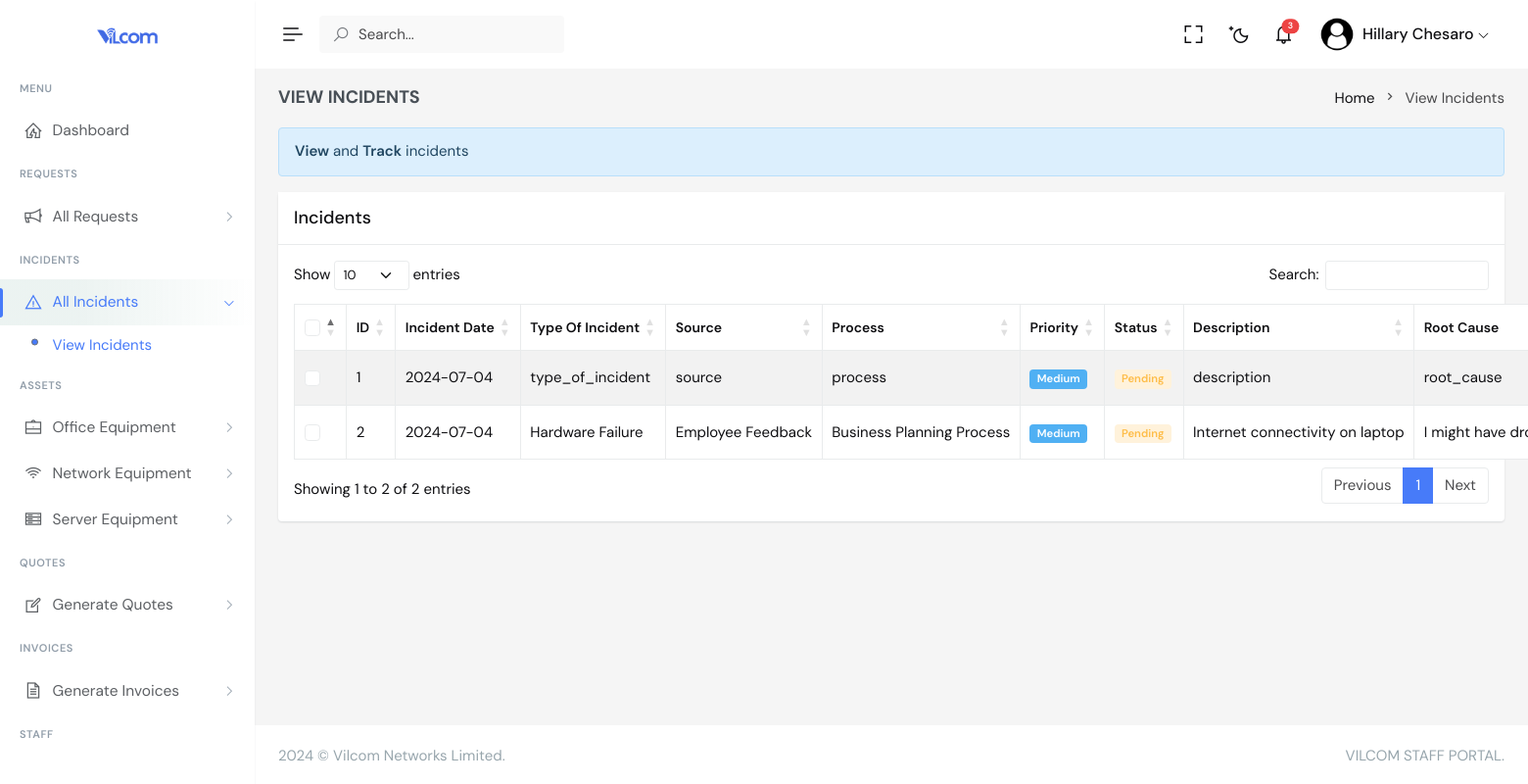
/management/view_incident.php (signed in), run on the app's committed database.
### tables this page shows
CREATE TABLE IF NOT EXISTS `equipment_incident` (
  `equipment_incident_id` int NOT NULL AUTO_INCREMENT,
  `incident_date` date DEFAULT NULL,
  `type_of_incident` varchar(50) DEFAULT NULL,
  `source` varchar(50) DEFAULT NULL,
  `process` varchar(50) DEFAULT NULL,
  `priority` varchar(50) DEFAULT NULL,
  `status` varchar(50) DEFAULT NULL,
  `description` text,
  `root_cause` text,
  `action_plan` text,
  `date_action_completed` date DEFAULT NULL,
  `equipment_id` int NOT NULL,
  `updated_at` timestamp NULL DEFAULT CURRENT_TIMESTAMP,
  PRIMARY KEY (`equipment_incident_id`),
  KEY `equipment_has_equipment_incident` (`equipment_id`)
);

### api/MySql.php (called while the page is built, shortened)
<?php
class MySql {
    protected $host = DB_HOST;
    protected $user = DB_USER;
    protected $pass = DB_PASSWORD;
    protected $dbName = DB_NAME;
    protected $sql;
    protected $converterUtf8 = true;
    protected $uppercase = false;
    protected $connection;
    private function connect(): bool {
        try {
            $this->connection = new PDO("mysql:host={$this->host};dbname={$this->dbName}", $this->user, $this->pass);
            return true;
        } catch (PDOException $e) {
            echo "Error: " . $e->getMessage() . "<br/>";
            die();
        }
    }
    public function setSqlScript(string $sql, bool $complementation = false): void {
        $patterns = [
            "/''/", "/' '/", "/\" \"/", "/\"\"/",
            "/\"null\"/", "/\"NULL\"/", "/'null'/", "/'NULL'/",
            "/,[ \t\n\r\f\v]*,/", "/,,/", "/, ,/", "/=[ \t\n\r\f\v]*,/"
        ];
        $sql = preg_replace($patterns, "null", $sql);
        if ($complementation) {
            $this->sql .= $sql . "; \n";
        } else {
            $this->sql = $sql;
        }
    }
    public function select(string $sql): array {
        $pdo = $this->connection;
        $db = $pdo->prepare($this->sql);
        $result = $db->execute();
        if ($result) {
            $data = $db->fetchAll(PDO::FETCH_ASSOC);
            $return = [];
            foreach ($data as $key => $reg) {
                foreach ($reg as $campo => $val) {
                    $val = $this->converterUtf8 ? mb_convert_encoding($val, 'UTF-8', 'UTF-8') : $val;
                    $return[$key][$campo] = $this->uppercase ? strtoupper($val) : $val;
                }
            }
            return $return;
        } else {
            $this->error = $db->errorInfo();
            $this->error['sql'] = $this->sql;
            die($this->getErros());
        }
    }
}
?>

### management/view_incident.php (the view, shortened to what this page needs)
<?php
 include "header.php";
 $selectQuery="SELECT * from equipment_incident as I, office_equipment as E WHERE I.equipment_id=E.equipment_id";
 $dbSelect=$db->select($selectQuery);
?>
        <div class="main-content">
            <div class="page-content">
                <div class="container-fluid">
                    <div class="row">
                        <div class="col-12">
                            <div class="page-title-box d-sm-flex align-items-center justify-content-between">
                                <h4 class="mb-sm-0">VIEW INCIDENTS</h4>
                                <div class="page-title-right">
                                    <ol class="breadcrumb m-0">
                                        <li class="breadcrumb-item"><a href="javascript: void(0);">Home</a></li>
                                        <li class="breadcrumb-item active">View Incidents</li>
                                    </ol>
                                </div>
                            </div>
                        </div>
                    </div>
                    <div class="alert alert-info" role="alert">
                        <strong>View</strong> and <b>Track</b> incidents
                    </div>
                    <div class="row">
                        <div class="col-lg-12">
                            <div class="card">
                                <div class="card-header">
                                    <h5 class="card-title mb-0"> Incidents</h5>
                                </div>
                                <div class="card-body">
                                    <table id="example" class="table table-bordered dt-responsive nowrap table-striped align-middle" style="width:100%">
                                        <thead>
                                            <tr>
                                                <th scope="col" style="width: 10px;">
                                                    <div class="form-check">
                                                        <input class="form-check-input fs-15" type="checkbox" id="checkAll" value="option">
                                                    </div>
                                                </th>
                                                <th data-ordering="false">ID</th>
                                                <th data-ordering="false">Incident Date</th>
                                                <th data-ordering="false">Type Of Incident</th>
                                                <th data-ordering="false">Source</th>
                                                <th data-ordering="false">Process</th>
                                                <th>Priority</th>
                                                <th>Status</th>
                                                <th>Description</th>
                                                <th>Root Cause</th>
                                            </tr>
                                        </thead>
                                        <tbody>
                                            <?php
                                            if(count($dbSelect)){
                                                foreach($dbSelect as $row){
                                            ?>
                                            <tr>
                                                <th scope="row">
                                                    <div class="form-check">
                                                        <input class="form-check-input fs-15" type="checkbox" name="checkAll" value="option1">
                                                    </div>
                                                </th>
                                                <td><?php echo $row['equipment_incident_id'];?></td>
                                                <td><?php echo $row['incident_date'];?></td>
                                                <td><?php echo $row['type_of_incident'];?></td>
                                                <td><?php echo $row['source'];?></td>
                                                <td><?php echo $row['process'];?></td>
                                  <?php
                                  if($row['priority']=='Low')
                                  {
                                    echo '<td><span class="badge bg-primary">'.$row['priority'].'</span></td>';
                                  }else if($row['priority']=='Medium')
                                  {
                                    echo '<td><span class="badge bg-info">'.$row['priority'].'</span></td>';
                                  }else if($row['priority']=='High')
                                  {
                                    echo '<td><span class="badge bg-warning">'.$row['priority'].'</span></td>';
                                  }
                                  else
                                  {
                                    echo '<td><span class="badge bg-danger">'.$row['priority'].'</span></td>';
                                  }
                                  ?>
                                  <?php
                                  if($row['status']=='Pending')
                                  {
                                    echo '<td><span class="badge bg-warning-subtle text-warning ">'.$row['status'].'</span></td>';
                                  }else if($row['status']=='Approved')
                                  {
                                    echo '<td><span class="badge bg-primary-subtle text-primary ">'.$row['status'].'</span></td>';
                                  }else if($row['status']=='Rejected')
                                  {
                                    echo '<td><span class="badge bg-danger-subtle text-danger ">'.$row['status'].'</span></td>';
                                  }
                                  else
                                  {
                                    echo '<td><span class="badge bg-info-subtle text-info ">'.$row['status'].'</span></td>';
                                  }
                                  ?>
                                  <td><?php echo $row['description'];?></td>
                                  <td><?php echo $row['root_cause'];?></td>
                                            </tr>
                                            <?php
                          }
                      }
                      else
                      {
                          echo "Oops :( No Data Found";
                      }
                      ?>
                                        </tbody>
                                    </table>
                                </div>
                            </div>
                        </div>
                    </div>
                </div>
            </div>
            <?php
            include "footer.php";
            ?>

### data on the page
equipment_incident: equipment_incident_id "1", incident_date "2024-07-04", type_of_incident "type_of_incident", source "source", process "process", priority "Medium", status "Pending", description "description", root_cause "root_cause"
equipment_incident: equipment_incident_id "2", incident_date "2024-07-04", type_of_incident "Hardware Failure", source "Employee Feedback", process "Business Planning Process", priority "Medium", status "Pending", description "Internet connectivity on laptop", root_cause "I might have…"

### other printed values
$un1 "Hillary"
$un2 "Chesaro"
